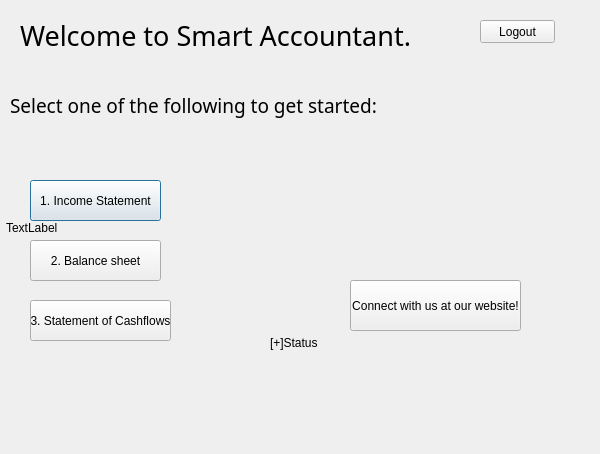
<?xml version="1.0" encoding="UTF-8"?>
<ui version="4.0">
 <class>optionselection</class>
 <widget class="QDialog" name="optionselection">
  <property name="geometry">
   <rect>
    <x>0</x>
    <y>0</y>
    <width>600</width>
    <height>454</height>
   </rect>
  </property>
  <property name="windowTitle">
   <string>SmartAccountant © 2019</string>
  </property>
  <widget class="QLabel" name="label">
   <property name="geometry">
    <rect>
     <x>20</x>
     <y>10</y>
     <width>471</width>
     <height>51</height>
    </rect>
   </property>
   <property name="font">
    <font>
     <family>Forte</family>
     <pointsize>20</pointsize>
    </font>
   </property>
   <property name="text">
    <string>Welcome to Smart Accountant.</string>
   </property>
  </widget>
  <widget class="QLabel" name="label_2">
   <property name="geometry">
    <rect>
     <x>10</x>
     <y>80</y>
     <width>481</width>
     <height>51</height>
    </rect>
   </property>
   <property name="font">
    <font>
     <family>Segoe Script</family>
     <pointsize>14</pointsize>
    </font>
   </property>
   <property name="text">
    <string>Select one of the following to get started:</string>
   </property>
  </widget>
  <widget class="QPushButton" name="pushButton">
   <property name="geometry">
    <rect>
     <x>30</x>
     <y>180</y>
     <width>131</width>
     <height>41</height>
    </rect>
   </property>
   <property name="text">
    <string>1. Income Statement</string>
   </property>
  </widget>
  <widget class="QPushButton" name="pushButton_2">
   <property name="geometry">
    <rect>
     <x>30</x>
     <y>240</y>
     <width>131</width>
     <height>41</height>
    </rect>
   </property>
   <property name="text">
    <string>2. Balance sheet</string>
   </property>
  </widget>
  <widget class="QPushButton" name="pushButton_3">
   <property name="geometry">
    <rect>
     <x>30</x>
     <y>300</y>
     <width>141</width>
     <height>41</height>
    </rect>
   </property>
   <property name="text">
    <string>3. Statement of Cashflows</string>
   </property>
  </widget>
  <widget class="QLabel" name="label_3">
   <property name="geometry">
    <rect>
     <x>270</x>
     <y>333</y>
     <width>181</width>
     <height>20</height>
    </rect>
   </property>
   <property name="text">
    <string>[+]Status</string>
   </property>
  </widget>
  <widget class="QPushButton" name="pushButton_5">
   <property name="geometry">
    <rect>
     <x>350</x>
     <y>280</y>
     <width>171</width>
     <height>51</height>
    </rect>
   </property>
   <property name="text">
    <string>Connect with us at our website!</string>
   </property>
  </widget>
  <widget class="QLabel" name="label_4">
   <property name="geometry">
    <rect>
     <x>6</x>
     <y>2</y>
     <width>591</width>
     <height>451</height>
    </rect>
   </property>
   <property name="text">
    <string>TextLabel</string>
   </property>
  </widget>
  <widget class="QPushButton" name="pushButton_4">
   <property name="geometry">
    <rect>
     <x>480</x>
     <y>20</y>
     <width>75</width>
     <height>23</height>
    </rect>
   </property>
   <property name="text">
    <string>Logout</string>
   </property>
  </widget>
  <zorder>label_4</zorder>
  <zorder>label</zorder>
  <zorder>label_2</zorder>
  <zorder>pushButton</zorder>
  <zorder>pushButton_2</zorder>
  <zorder>pushButton_3</zorder>
  <zorder>label_3</zorder>
  <zorder>pushButton_5</zorder>
  <zorder>pushButton_4</zorder>
 </widget>
 <resources/>
 <connections/>
</ui>
